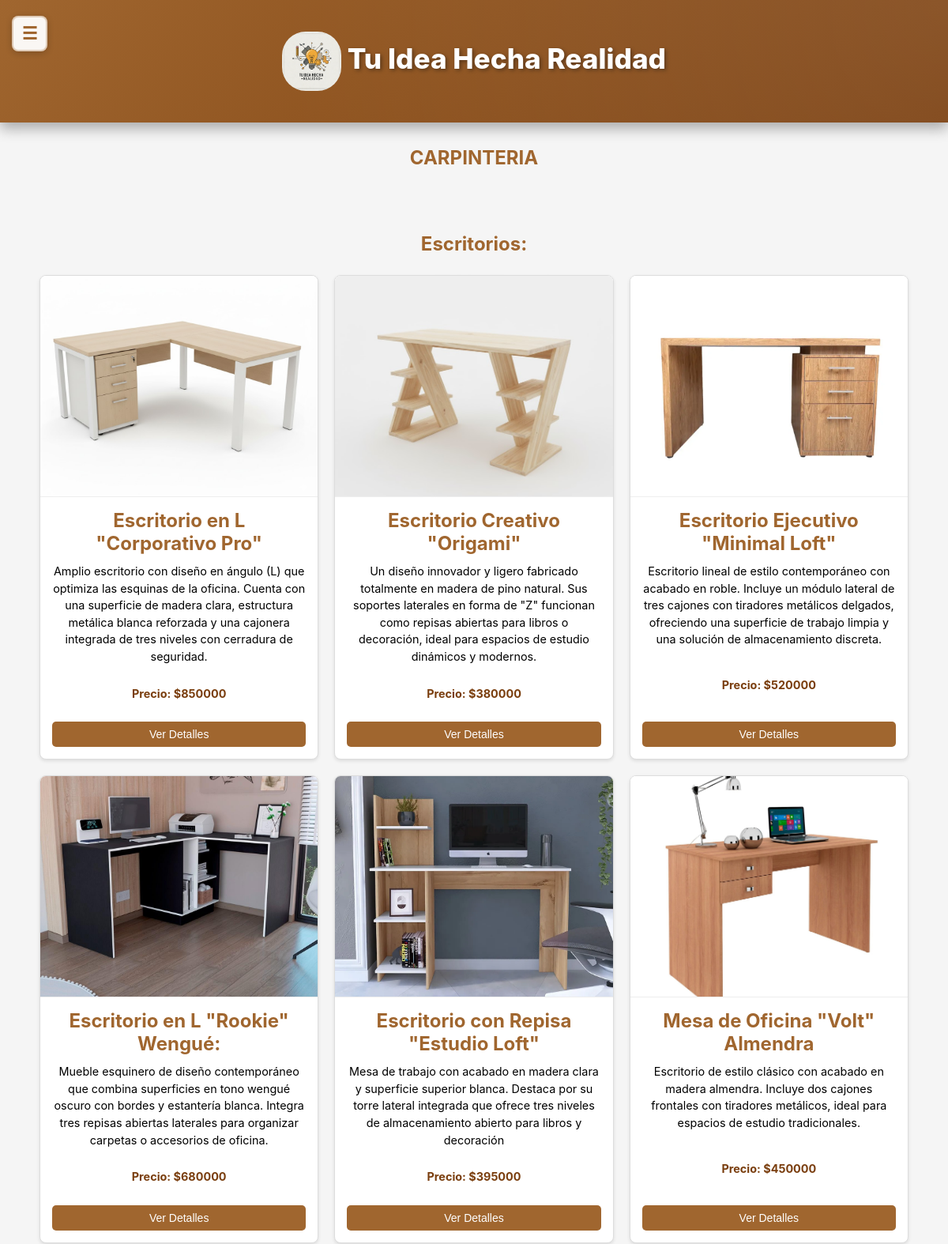
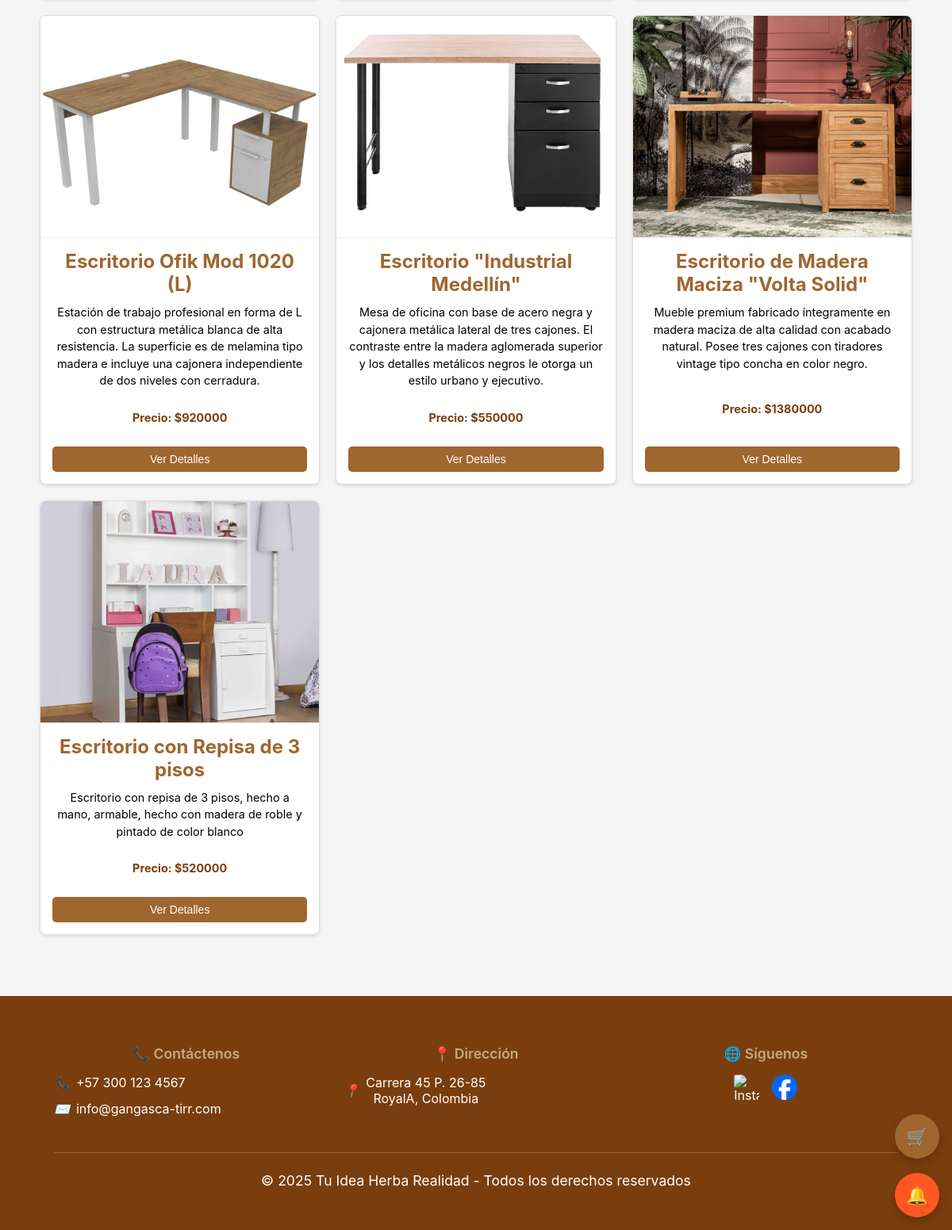
The page /marroquineria/ on the database its author committed (2 pictures, top to bottom).
### core/models.py (models this page shows)
class Escritorios(models.Model):
    nombre5 = models.CharField(max_length=100)
    descripcion5 = models.CharField(max_length=250, default='', blank=True,null=True)
    precio5 = models.DecimalField(max_digits=10, decimal_places=2)
    imagen5 = models.ImageField(upload_to='uploads/productos/')
    cantidad_disponible = models.IntegerField(default=0)
    is_active = models.BooleanField(default=True)

### Productos/views.py (the view)
# urls.py: path('marroquineria/', views.marroquineria, name='marroquineria'),
def marroquineria(request):
    usernameCliente = request.session.get('usernameCliente')
    usuario = None
    if usernameCliente:
        try:
            usuario = UserClientes.objects.get(usernameCliente=usernameCliente)
        except UserClientes.DoesNotExist:
            pass
    escritorios = Escritorios.objects.filter(is_active=True)
    context = {
        'escritorios': escritorios,
        'usuario': usuario
    }
    return render(request, "Productos/marroquineria.html", context)

### core/context_processors.py (called while the page is built, shortened)
def idea_notifications(request):
    username_cliente = request.session.get('usernameCliente')
    username_empresa = request.session.get('usernameEmpresa')
    has_notif = False
    try:
        if username_cliente:
            has_notif = MensajeIdea.objects.filter(
                idea__autor=username_cliente,
                remitente_tipo='empresa',
                leido=False
            ).exists()
    except Exception as e:
        print(f"Error en idea_notifications: {str(e)}")
        has_notif = False
    return {
        'has_idea_notifications': has_notif
    }

### Productos/templates/Productos/marroquineria.html (shortened to what this page needs)
<!DOCTYPE html>
<html lang="es">
<head>
    {% load static %}
    <link rel="stylesheet" href="{% static 'Productos/css/styles1.css' %}">
    <link rel="stylesheet" href="{% static 'core/css/responsive.css' %}">
</head>
<body>
<div class="main-content-wrapper">
  <header>
    <button class="sidebar-toggle" onclick="toggleSidebar()">☰</button>
    <h1 class="div" style="text-align: center;">
      <img src="{% static 'core/img/Gemini_Generated_Image_tzay6utzay6utzay.jfif' %}" alt="Logo" width="75" height="75">
      Tu Idea Hecha Realidad
    </h1>
  </header><section>
    <div>
        <h2>CARPINTERIA</h2>
        <section class="seccion-at">
            <div>
                <div>
                    <div>
                        <div>
                            <div>
                                <h3>Escritorios:</h3>
                            </div>
                        </div>
                    </div>
                    <div class="contenedor-articulos" id="contenedorArticulos">
                        {% for escritorio in escritorios %}
                        <div class="articulo">
                            {% if escritorio.imagen5 %}
                            <img src="{{ escritorio.imagen5.url }}" alt="{{ escritorio.nombre5 }}">
                            {% else %}
                            <img src="{% static 'Productos/img/Escritorio.jpg' %}" alt="{{ escritorio.nombre5 }}">
                            {% endif %}
                            <div class="contenido-articulo">
                                <h3>{{ escritorio.nombre5 }}</h3>
                                <p>{{ escritorio.descripcion5 }}</p>
                                <p class="precio-destacado">Precio: ${{ escritorio.precio5|floatformat:0 }}</p>
                                <button class="btn-ver-detalles" onclick="mostrarDetalles('escritorio', {{ escritorio.id }}, '{{ escritorio.nombre5|escapejs }}', '{{ escritorio.descripcion5|escapejs }}', '{{ escritorio.precio5 }}', '{% if escritorio.imagen5 %}{{ escritorio.imagen5.url }}{% else %}{% static 'Productos/img/Escritorio.jpg' %}{% endif %}')">Ver Detalles</button>
                            </div>
                        </div>
                        {% endfor %}
                    </div>
                </div>
            </div>
        </section>
    </div>
</section>
    <footer>
        <div class="footer-content">
            <div class="footer-section">
                <h3 class="footer-title">📞 Contáctenos</h3>
                <div class="footer-info">
                    <i>📞</i>
                    <span>+57 300 123 4567</span>
                </div>
                <div class="footer-info">
                    <i>✉️</i>
                    <span>info@gangasca-tirr.com</span>
                </div>
            </div>
            <div class="footer-section">
                <h3 class="footer-title">📍 Dirección</h3>
                <div class="footer-info">
                    <i>📍</i>
                    <span>Carrera 45 P. 26-85<br>RoyalA, Colombia</span>
                </div>
            </div>
            <div class="footer-section">
                <h3 class="footer-title">🌐 Síguenos</h3>
                <div class="footer-social">
                    <a href="https://www.instagram.com/tu_idea_hecha_realidad?igsh=Y3ByM2lyZGcwNHVy" class="social-icon-img" aria-label="Instagram">
                        <img src="{% static 'core/img/Instagram.webp' %}" alt="Instagram" class="social-logo" width="24" height="24">
                    </a>
                    <a href="https://www.facebook.com/share/1ACEVZbZHV/" class="social-icon-img" aria-label="Facebook">
                        <img src="{% static 'core/img/Facebook.png' %}" alt="Facebook" class="social-logo" width="24" height="24">
                    </a>
                </div>
            </div>
        </div>
        <div class="footer-bottom">
            <p>© 2025 Tu Idea Herba Realidad - Todos los derechos reservados</p>
        </div>
    </footer>
</div>
{% include 'core/floating_buttons.html' %}
{% include 'core/modal_notificaciones.html' %}
</body>
</html>

### core/static/core/css/responsive.css (style rules this page uses)
html { overflow-x: hidden; width: 100%; max-width: 100vw; }
body { overflow-x: hidden; width: 100%; max-width: 100vw; margin: 0; padding: 0; }
* { box-sizing: border-box; }
.sidebar-toggle { display: flex !important; position: fixed !important; top: 20px !important; left: 15px !important; z-index: 10003 !important; background: rgba(255, 255, 255, 0.95); color: #A0662F; border: 2px solid rgba(160, 102, 47, 0.3); width: 45px; height: 45px; border-radius: 8px; cursor: pointer; box-shadow: 0 2px 8px rgba(0, 0, 0, 0.2); transition: all 0.3s ease; font-size: 22px; align-items: center; justify-content: center; font-weight: bold; }
@media screen and (min-width: 1025px) and (max-width: 1366px) { .sidebar-toggle { display: flex !important; position: fixed !important; top: 20px !important; left: 15px !important; z-index: 10003 !important; align-items: center; justify-content: center; } }
@media screen and (min-width: 1025px) and (max-width: 1366px) { .main-content-wrapper { margin-left: 0 !important; width: 100% !important; padding: 0 20px 20px 20px; } }
@media screen and (min-width: 1025px) and (max-width: 1366px) { .contenedor-articulos { grid-template-columns: repeat(auto-fill, minmax(280px, 1fr)); gap: 20px; } }
@media screen and (min-width: 1025px) and (max-width: 1366px) { header h1 { font-size: 2.2rem; } }
@media screen and (min-width: 1025px) and (max-width: 1366px) { .footer-content { flex-direction: row; flex-wrap: wrap; gap: 2rem; } }
@media screen and (min-width: 1025px) and (max-width: 1366px) { .footer-section { flex: 1 1 30%; min-width: 200px; } }

### rows shown on the page
Escritorios: imagen5 (picture), nombre5 "Escritorio en L \"Corporativo Pro\"", descripcion5 "Amplio escritorio con diseño en ángulo (L) que optimiza las esquinas de la oficina. Cuenta con una superficie de madera clara, estructura metálica blanca reforzada y una cajonera integrada de tres niveles con cerradura de seguridad.", precio5 "850000"
Escritorios: imagen5 (picture), nombre5 "Escritorio Creativo \"Origami\"", descripcion5 "Un diseño innovador y ligero fabricado totalmente en madera de pino natural. Sus soportes laterales en forma de \"Z\" funcionan como repisas abiertas para libros o decoración, ideal para espacios de estudio dinámicos y modernos.", precio5 "380000"
Escritorios: imagen5 (picture), nombre5 "Escritorio Ejecutivo \"Minimal Loft\"", descripcion5 "Escritorio lineal de estilo contemporáneo con acabado en roble. Incluye un módulo lateral de tres cajones con tiradores metálicos delgados, ofreciendo una superficie de trabajo limpia y una solución de almacenamiento discreta.", precio5 "520000"
Escritorios: imagen5 (picture), nombre5 "Escritorio en L \"Rookie\" Wengué:", descripcion5 "Mueble esquinero de diseño contemporáneo que combina superficies en tono wengué oscuro con bordes y estantería blanca. Integra tres repisas abiertas laterales para organizar carpetas o accesorios de oficina.", precio5 "680000"
Escritorios: imagen5 (picture), nombre5 "Escritorio con Repisa \"Estudio Loft\"", descripcion5 "Mesa de trabajo con acabado en madera clara y superficie superior blanca. Destaca por su torre lateral integrada que ofrece tres niveles de almacenamiento abierto para libros y decoración", precio5 "395000"
Escritorios: imagen5 (picture), nombre5 "Mesa de Oficina \"Volt\" Almendra", descripcion5 "Escritorio de estilo clásico con acabado en madera almendra. Incluye dos cajones frontales con tiradores metálicos, ideal para espacios de estudio tradicionales.", precio5 "450000"
Escritorios: imagen5 (picture), nombre5 "Escritorio Ofik Mod 1020 (L)", descripcion5 "Estación de trabajo profesional en forma de L con estructura metálica blanca de alta resistencia. La superficie es de melamina tipo madera e incluye una cajonera independiente de dos niveles con cerradura.", precio5 "920000"
Escritorios: imagen5 (picture), nombre5 "Escritorio \"Industrial Medellín\"", descripcion5 "Mesa de oficina con base de acero negra y cajonera metálica lateral de tres cajones. El contraste entre la madera aglomerada superior y los detalles metálicos negros le otorga un estilo urbano y ejecutivo.", precio5 "550000"
Escritorios: imagen5 (picture), nombre5 "Escritorio de Madera Maciza \"Volta Solid\"", descripcion5 "Mueble premium fabricado íntegramente en madera maciza de alta calidad con acabado natural. Posee tres cajones con tiradores vintage tipo concha en color negro.", precio5 "1380000"
Escritorios: imagen5 (picture), nombre5 "Escritorio con Repisa de 3 pisos", descripcion5 "Escritorio con repisa de 3 pisos, hecho a mano, armable, hecho con madera de roble y pintado de color blanco", precio5 "520000"
